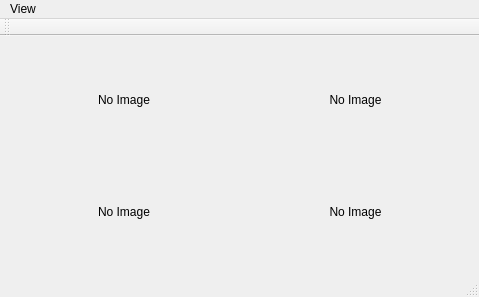
<?xml version="1.0" encoding="UTF-8"?>
<ui version="4.0">
 <class>MainWindow</class>
 <widget class="QMainWindow" name="MainWindow">
  <property name="geometry">
   <rect>
    <x>0</x>
    <y>0</y>
    <width>479</width>
    <height>297</height>
   </rect>
  </property>
  <property name="windowTitle">
   <string>MainWindow</string>
  </property>
  <widget class="QWidget" name="centralWidget">
   <layout class="QVBoxLayout" name="verticalLayout_2">
    <item>
     <layout class="QHBoxLayout" name="horizontalLayout">
      <item>
       <layout class="QGridLayout" name="gridLayout">
        <item row="1" column="0">
         <widget class="QLabel" name="leftImageLabel_2">
          <property name="text">
           <string>No Image</string>
          </property>
          <property name="alignment">
           <set>Qt::AlignCenter</set>
          </property>
         </widget>
        </item>
        <item row="0" column="0">
         <widget class="QLabel" name="leftImageLabel">
          <property name="text">
           <string>No Image</string>
          </property>
          <property name="alignment">
           <set>Qt::AlignCenter</set>
          </property>
         </widget>
        </item>
        <item row="0" column="1">
         <widget class="QLabel" name="rightImageLabel">
          <property name="text">
           <string>No Image</string>
          </property>
          <property name="alignment">
           <set>Qt::AlignCenter</set>
          </property>
         </widget>
        </item>
        <item row="1" column="1">
         <widget class="QLabel" name="rightImageLabel_2">
          <property name="text">
           <string>No Image</string>
          </property>
          <property name="alignment">
           <set>Qt::AlignCenter</set>
          </property>
         </widget>
        </item>
       </layout>
      </item>
     </layout>
    </item>
    <item>
     <layout class="QHBoxLayout" name="horizontalLayout1"/>
    </item>
    <item>
     <layout class="QHBoxLayout" name="horizontalLayout2"/>
    </item>
    <item>
     <layout class="QVBoxLayout" name="verticalLayout"/>
    </item>
   </layout>
  </widget>
  <widget class="QMenuBar" name="menuBar">
   <property name="geometry">
    <rect>
     <x>0</x>
     <y>0</y>
     <width>479</width>
     <height>21</height>
    </rect>
   </property>
   <widget class="QMenu" name="menuOptions">
    <property name="title">
     <string>View</string>
    </property>
    <addaction name="actionCameras_viewer"/>
    <addaction name="actionAngles_viewer"/>
   </widget>
   <addaction name="menuOptions"/>
  </widget>
  <widget class="QToolBar" name="mainToolBar">
   <attribute name="toolBarArea">
    <enum>TopToolBarArea</enum>
   </attribute>
   <attribute name="toolBarBreak">
    <bool>false</bool>
   </attribute>
  </widget>
  <widget class="QStatusBar" name="statusBar"/>
  <action name="actionCameras_viewer">
   <property name="checkable">
    <bool>true</bool>
   </property>
   <property name="checked">
    <bool>true</bool>
   </property>
   <property name="text">
    <string>Cameras viewer</string>
   </property>
  </action>
  <action name="actionAngles_viewer">
   <property name="checkable">
    <bool>true</bool>
   </property>
   <property name="checked">
    <bool>true</bool>
   </property>
   <property name="text">
    <string>Angles viewer</string>
   </property>
  </action>
 </widget>
 <layoutdefault spacing="6" margin="11"/>
 <resources/>
 <connections/>
</ui>
